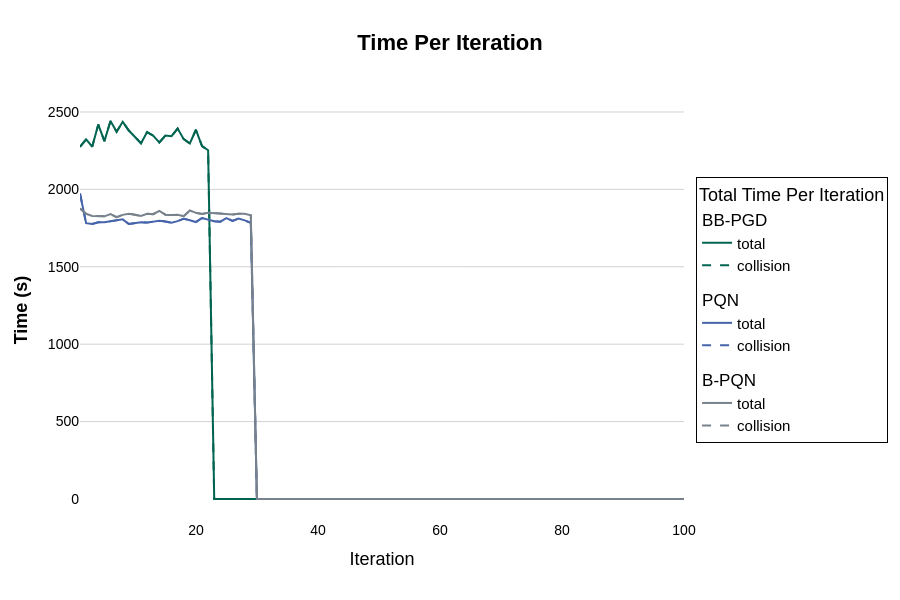

Here is the notebook cell this chart was saved with:
### Code cell
## Plot the timing info per iteration for each algorithm 
fig = go.Figure()
## Loop through the columns of the data matrix and make a line for each algorithm 
for i, name in zip(range(matrix.shape[1]), algoNames):
    fig.add_trace(go.Scatter(
        x=iters,
        y=matrix[:, i],
        mode='lines',
        name="total",
        legendgroup=name,
        legendgrouptitle=dict(text=name),
        line_color=solid_colors[i],
    ))
    fig.add_trace(go.Scatter(
        x=iters,
        y=cMatrix[:, i],
        mode='lines',
        name="collision",
        legendgroup=name,
        line_color=solid_colors[i],
        line_dash="dash"
    ))

## Update the Layout
fig.update_layout(
    title=dict(
        x=0.5,
        text="<b>Time Per Iteration</b>",
        font=dict(size=22) 
    ),
    xaxis=dict(
        title="Iteration", 
        # tickvals=np.arange(start=0, stop=len(labels)),
        # ticktext=[f'{yr}<br>{name}' for name, yr in zip(labels,climberBestYears)],
        # range=[-0.6, len(labels)-.4],
        # zeroline=False,
        showgrid=False,
        tickfont=dict(size=14),   
        title_font=dict(size=18)
    ),
    yaxis=dict(
        title='<b>Time (s)</b>',
        # tickvals=bin_centers,
        # ticktext=[SCORE_TO_FONT.get(int(t), t) for t in bin_centers],
        gridcolor='lightgrey',
        tickfont=dict(size=14),   
        title_font=dict(size=18)
    ),
    legend=dict(
        title=dict(
            text="Total Time Per Iteration",
            font_size=18
        ),
        orientation="v",      # Vertical orientation is standard for side legends
        yanchor="middle",     # Centers the legend vertically relative to the 'y' value
        y=0.5,                # Places legend at the vertical midpoint (50%)
        xanchor="left",       # Anchors the left side of the legend to the 'x' coordinate
        x=1.02,               # Moves it slightly to the right of the plot area
        bgcolor='rgba(255, 255, 255, 0.5)', # Optional: semi-transparent background
        bordercolor="Black",
        borderwidth=1
    ),
    font=dict(
        family="Arial, sans-serif", # Clean, web-safe font
        size=15,                   # Global default size
        color="black"
    ),
    hovermode='x unified',
    barmode='overlay', # Crucial for overlapping All/FA/Flash
    plot_bgcolor='white',
    # Increase the right margin so the legend doesn't get cut off
    margin=dict(r=150),
    height=600,
    autosize=True
)

config = {'responsive': True}
fig.show(config=config)

## Save to pdf file
# fig.write_image("totalTiming.pdf", width=800, height=600, scale=2)

## Save the figure as a standalone interactive HTML file
# html_file = '.html'
# height_script = """
#     var sendHeight = function() {
#         var height = document.body.scrollHeight;
#         window.parent.postMessage({ 'height': height }, "*");
#     };
#     window.onload = sendHeight;
#     // Also send height if the window is resized
#     window.onresize = sendHeight;
# """
# fig.write_html(os.path.join(FIG_DIR, html_file), full_html=True, include_plotlyjs='cdn', config=config, post_script=height_script)

### Figure 1 — Plotly figure (JSON) as saved in the notebook; plotly's stock layout.template omitted (floating-point values rounded to 4 significant figures)
{"data": [{"legendgroup": "BB-PGD", "legendgrouptitle": {"text": "BB-PGD"}, "line": {"color": "#006450"}, "mode": "lines", "name": "total", "type": "scatter", "x": [1, 2, 3, 4, 5, 6, 7, 8, 9, 10, 11, 12, 13, 14, 15, 16, 17, 18, 19, 20, 21, 22, 23, 24, 25, 26, 27, 28, 29, 30, 31, 32, 33, 34, 35, 36, 37, 38, 39, 40, 41, 42, 43, 44, 45, 46, 47, 48, 49, 50, 51, 52, 53, 54, 55, 56, 57, 58, 59, 60, 61, 62, 63, 64, 65, 66, 67, 68, 69, 70, 71, 72, 73, 74, 75, 76, 77, 78, 79, 80, 81, 82, 83, 84, 85, 86, 87, 88, 89, 90, 91, 92, 93, 94, 95, 96, 97, 98, 99, 100], "y": [2275.0, 2324.0, 2276.0, 2419.0, 2312.0, 2442.0, 2372.0, 2437.0, 2380.0, 2340.0, 2298.0, 2370.0, 2347.0, 2303.0, 2347.0, 2343.0, 2393.0, 2324.0, 2297.0, 2385.0, 2279.0, 2252.0, 0.0, 0.0, 0.0, 0.0, 0.0, 0.0, 0.0, 0.0, 0.0, 0.0, 0.0, 0.0, 0.0, 0.0, 0.0, 0.0, 0.0, 0.0, 0.0, 0.0, 0.0, 0.0, 0.0, 0.0, 0.0, 0.0, 0.0, 0.0, 0.0, 0.0, 0.0, 0.0, 0.0, 0.0, 0.0, 0.0, 0.0, 0.0, 0.0, 0.0, 0.0, 0.0, 0.0, 0.0, 0.0, 0.0, 0.0, 0.0, 0.0, 0.0, 0.0, 0.0, 0.0, 0.0, 0.0, 0.0, 0.0, 0.0, 0.0, 0.0, 0.0, 0.0, 0.0, 0.0, 0.0, 0.0, 0.0, 0.0, 0.0, 0.0, 0.0, 0.0, 0.0, 0.0, 0.0, 0.0, 0.0, 0.0]}, {"legendgroup": "BB-PGD", "line": {"color": "#006450", "dash": "dash"}, "mode": "lines", "name": "collision", "type": "scatter", "x": [1, 2, 3, 4, 5, 6, 7, 8, 9, 10, 11, 12, 13, 14, 15, 16, 17, 18, 19, 20, 21, 22, 23, 24, 25, 26, 27, 28, 29, 30, 31, 32, 33, 34, 35, 36, 37, 38, 39, 40, 41, 42, 43, 44, 45, 46, 47, 48, 49, 50, 51, 52, 53, 54, 55, 56, 57, 58, 59, 60, 61, 62, 63, 64, 65, 66, 67, 68, 69, 70, 71, 72, 73, 74, 75, 76, 77, 78, 79, 80, 81, 82, 83, 84, 85, 86, 87, 88, 89, 90, 91, 92, 93, 94, 95, 96, 97, 98, 99, 100], "y": [2275.0, 2324.0, 2276.0, 2419.0, 2312.0, 2442.0, 2372.0, 2437.0, 2380.0, 2340.0, 2298.0, 2370.0, 2347.0, 2303.0, 2347.0, 2343.0, 2393.0, 2324.0, 2297.0, 2385.0, 2279.0, 2252.0, 0.0, 0.0, 0.0, 0.0, 0.0, 0.0, 0.0, 0.0, 0.0, 0.0, 0.0, 0.0, 0.0, 0.0, 0.0, 0.0, 0.0, 0.0, 0.0, 0.0, 0.0, 0.0, 0.0, 0.0, 0.0, 0.0, 0.0, 0.0, 0.0, 0.0, 0.0, 0.0, 0.0, 0.0, 0.0, 0.0, 0.0, 0.0, 0.0, 0.0, 0.0, 0.0, 0.0, 0.0, 0.0, 0.0, 0.0, 0.0, 0.0, 0.0, 0.0, 0.0, 0.0, 0.0, 0.0, 0.0, 0.0, 0.0, 0.0, 0.0, 0.0, 0.0, 0.0, 0.0, 0.0, 0.0, 0.0, 0.0, 0.0, 0.0, 0.0, 0.0, 0.0, 0.0, 0.0, 0.0, 0.0, 0.0]}, {"legendgroup": "PQN", "legendgrouptitle": {"text": "PQN"}, "line": {"color": "#4664AA"}, "mode": "lines", "name": "total", "type": "scatter", "x": [1, 2, 3, 4, 5, 6, 7, 8, 9, 10, 11, 12, 13, 14, 15, 16, 17, 18, 19, 20, 21, 22, 23, 24, 25, 26, 27, 28, 29, 30, 31, 32, 33, 34, 35, 36, 37, 38, 39, 40, 41, 42, 43, 44, 45, 46, 47, 48, 49, 50, 51, 52, 53, 54, 55, 56, 57, 58, 59, 60, 61, 62, 63, 64, 65, 66, 67, 68, 69, 70, 71, 72, 73, 74, 75, 76, 77, 78, 79, 80, 81, 82, 83, 84, 85, 86, 87, 88, 89, 90, 91, 92, 93, 94, 95, 96, 97, 98, 99, 100], "y": [1973.0, 1782.0, 1777.0, 1788.0, 1788.0, 1795.0, 1799.0, 1806.0, 1776.0, 1782.0, 1787.0, 1785.0, 1789.0, 1797.0, 1792.0, 1785.0, 1795.0, 1811.0, 1801.0, 1789.0, 1815.0, 1806.0, 1794.0, 1791.0, 1814.0, 1797.0, 1811.0, 1800.0, 1784.0, 0.0, 0.0, 0.0, 0.0, 0.0, 0.0, 0.0, 0.0, 0.0, 0.0, 0.0, 0.0, 0.0, 0.0, 0.0, 0.0, 0.0, 0.0, 0.0, 0.0, 0.0, 0.0, 0.0, 0.0, 0.0, 0.0, 0.0, 0.0, 0.0, 0.0, 0.0, 0.0, 0.0, 0.0, 0.0, 0.0, 0.0, 0.0, 0.0, 0.0, 0.0, 0.0, 0.0, 0.0, 0.0, 0.0, 0.0, 0.0, 0.0, 0.0, 0.0, 0.0, 0.0, 0.0, 0.0, 0.0, 0.0, 0.0, 0.0, 0.0, 0.0, 0.0, 0.0, 0.0, 0.0, 0.0, 0.0, 0.0, 0.0, 0.0, 0.0]}, {"legendgroup": "PQN", "line": {"color": "#4664AA", "dash": "dash"}, "mode": "lines", "name": "collision", "type": "scatter", "x": [1, 2, 3, 4, 5, 6, 7, 8, 9, 10, 11, 12, 13, 14, 15, 16, 17, 18, 19, 20, 21, 22, 23, 24, 25, 26, 27, 28, 29, 30, 31, 32, 33, 34, 35, 36, 37, 38, 39, 40, 41, 42, 43, 44, 45, 46, 47, 48, 49, 50, 51, 52, 53, 54, 55, 56, 57, 58, 59, 60, 61, 62, 63, 64, 65, 66, 67, 68, 69, 70, 71, 72, 73, 74, 75, 76, 77, 78, 79, 80, 81, 82, 83, 84, 85, 86, 87, 88, 89, 90, 91, 92, 93, 94, 95, 96, 97, 98, 99, 100], "y": [1973.0, 1782.0, 1777.0, 1788.0, 1788.0, 1795.0, 1799.0, 1806.0, 1776.0, 1782.0, 1787.0, 1785.0, 1789.0, 1797.0, 1792.0, 1785.0, 1795.0, 1811.0, 1801.0, 1789.0, 1815.0, 1806.0, 1794.0, 1791.0, 1814.0, 1797.0, 1811.0, 1800.0, 1784.0, 0.0, 0.0, 0.0, 0.0, 0.0, 0.0, 0.0, 0.0, 0.0, 0.0, 0.0, 0.0, 0.0, 0.0, 0.0, 0.0, 0.0, 0.0, 0.0, 0.0, 0.0, 0.0, 0.0, 0.0, 0.0, 0.0, 0.0, 0.0, 0.0, 0.0, 0.0, 0.0, 0.0, 0.0, 0.0, 0.0, 0.0, 0.0, 0.0, 0.0, 0.0, 0.0, 0.0, 0.0, 0.0, 0.0, 0.0, 0.0, 0.0, 0.0, 0.0, 0.0, 0.0, 0.0, 0.0, 0.0, 0.0, 0.0, 0.0, 0.0, 0.0, 0.0, 0.0, 0.0, 0.0, 0.0, 0.0, 0.0, 0.0, 0.0, 0.0]}, {"legendgroup": "B-PQN", "legendgrouptitle": {"text": "B-PQN"}, "line": {"color": "#78828C"}, "mode": "lines", "name": "total", "type": "scatter", "x": [1, 2, 3, 4, 5, 6, 7, 8, 9, 10, 11, 12, 13, 14, 15, 16, 17, 18, 19, 20, 21, 22, 23, 24, 25, 26, 27, 28, 29, 30, 31, 32, 33, 34, 35, 36, 37, 38, 39, 40, 41, 42, 43, 44, 45, 46, 47, 48, 49, 50, 51, 52, 53, 54, 55, 56, 57, 58, 59, 60, 61, 62, 63, 64, 65, 66, 67, 68, 69, 70, 71, 72, 73, 74, 75, 76, 77, 78, 79, 80, 81, 82, 83, 84, 85, 86, 87, 88, 89, 90, 91, 92, 93, 94, 95, 96, 97, 98, 99, 100], "y": [1877.0, 1842.0, 1829.0, 1827.0, 1826.0, 1840.0, 1820.0, 1835.0, 1843.0, 1836.0, 1828.0, 1842.0, 1840.0, 1861.0, 1837.0, 1834.0, 1836.0, 1827.0, 1864.0, 1849.0, 1841.0, 1850.0, 1847.0, 1845.0, 1840.0, 1839.0, 1843.0, 1842.0, 1832.0, 0.0, 0.0, 0.0, 0.0, 0.0, 0.0, 0.0, 0.0, 0.0, 0.0, 0.0, 0.0, 0.0, 0.0, 0.0, 0.0, 0.0, 0.0, 0.0, 0.0, 0.0, 0.0, 0.0, 0.0, 0.0, 0.0, 0.0, 0.0, 0.0, 0.0, 0.0, 0.0, 0.0, 0.0, 0.0, 0.0, 0.0, 0.0, 0.0, 0.0, 0.0, 0.0, 0.0, 0.0, 0.0, 0.0, 0.0, 0.0, 0.0, 0.0, 0.0, 0.0, 0.0, 0.0, 0.0, 0.0, 0.0, 0.0, 0.0, 0.0, 0.0, 0.0, 0.0, 0.0, 0.0, 0.0, 0.0, 0.0, 0.0, 0.0, 0.0]}, {"legendgroup": "B-PQN", "line": {"color": "#78828C", "dash": "dash"}, "mode": "lines", "name": "collision", "type": "scatter", "x": [1, 2, 3, 4, 5, 6, 7, 8, 9, 10, 11, 12, 13, 14, 15, 16, 17, 18, 19, 20, 21, 22, 23, 24, 25, 26, 27, 28, 29, 30, 31, 32, 33, 34, 35, 36, 37, 38, 39, 40, 41, 42, 43, 44, 45, 46, 47, 48, 49, 50, 51, 52, 53, 54, 55, 56, 57, 58, 59, 60, 61, 62, 63, 64, 65, 66, 67, 68, 69, 70, 71, 72, 73, 74, 75, 76, 77, 78, 79, 80, 81, 82, 83, 84, 85, 86, 87, 88, 89, 90, 91, 92, 93, 94, 95, 96, 97, 98, 99, 100], "y": [1877.0, 1842.0, 1829.0, 1827.0, 1826.0, 1840.0, 1820.0, 1835.0, 1843.0, 1836.0, 1828.0, 1842.0, 1840.0, 1861.0, 1837.0, 1834.0, 1836.0, 1827.0, 1864.0, 1849.0, 1841.0, 1850.0, 1847.0, 1845.0, 1840.0, 1839.0, 1843.0, 1842.0, 1832.0, 0.0, 0.0, 0.0, 0.0, 0.0, 0.0, 0.0, 0.0, 0.0, 0.0, 0.0, 0.0, 0.0, 0.0, 0.0, 0.0, 0.0, 0.0, 0.0, 0.0, 0.0, 0.0, 0.0, 0.0, 0.0, 0.0, 0.0, 0.0, 0.0, 0.0, 0.0, 0.0, 0.0, 0.0, 0.0, 0.0, 0.0, 0.0, 0.0, 0.0, 0.0, 0.0, 0.0, 0.0, 0.0, 0.0, 0.0, 0.0, 0.0, 0.0, 0.0, 0.0, 0.0, 0.0, 0.0, 0.0, 0.0, 0.0, 0.0, 0.0, 0.0, 0.0, 0.0, 0.0, 0.0, 0.0, 0.0, 0.0, 0.0, 0.0, 0.0]}], "layout": {"autosize": true, "barmode": "overlay", "font": {"color": "black", "family": "Arial, sans-serif", "size": 15}, "height": 600, "hovermode": "x unified", "legend": {"bgcolor": "rgba(255, 255, 255, 0.5)", "bordercolor": "Black", "borderwidth": 1, "orientation": "v", "title": {"font": {"size": 18}, "text": "Total Time Per Iteration"}, "x": 1.02, "xanchor": "left", "y": 0.5, "yanchor": "middle"}, "margin": {"r": 150}, "plot_bgcolor": "white", "title": {"font": {"size": 22}, "text": "<b>Time Per Iteration</b>", "x": 0.5}, "xaxis": {"showgrid": false, "tickfont": {"size": 14}, "title": {"font": {"size": 18}, "text": "Iteration"}}, "yaxis": {"gridcolor": "lightgrey", "tickfont": {"size": 14}, "title": {"font": {"size": 18}, "text": "<b>Time (s)</b>"}}}}
